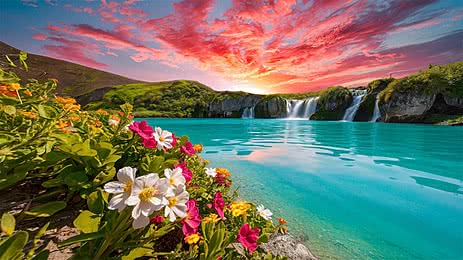
#> input picture Assignment 5/Sample.jpg, 463 x 260 px
$ python ip.py
#> lines starting #> are read from the running program, lines starting #| are printed output that depends on the picture; after the words box and inside, x2 and y2 are one past the last pixel; in counts of white or black regions, pixels touching at a corner belong together; long printed decimals are rounded
# Name: HITESH
# Roll No: 2301010280
# Course: Image Processing
# Assignment: Intelligent Image Processing System


import cv2
import numpy as np
import matplotlib.pyplot as plt
from skimage.metrics import structural_similarity as ssim

print("Welcome to Intelligent Image Processing System")

# ---------------- STEP 1: LOAD IMAGE ----------------
img = cv2.imread('Sample.jpg')
#> img is the input picture: shape (260, 463, 3); mean B, G, R 99.8, 114.7, 110.7
img = cv2.resize(img, (512, 512))
#> img: shape (512, 512, 3)
gray = cv2.cvtColor(img, cv2.COLOR_BGR2GRAY)

# ---------------- STEP 2: NOISE ----------------
gaussian = gray + np.random.normal(0, 25, gray.shape)
gaussian = np.clip(gaussian, 0, 255).astype(np.uint8)

sp = gray.copy()
prob = 0.02
salt = np.random.rand(*gray.shape) < prob
pepper = np.random.rand(*gray.shape) < prob
sp[salt] = 255
sp[pepper] = 0

# ---------------- STEP 3: RESTORATION ----------------
mean = cv2.blur(gaussian, (5,5))
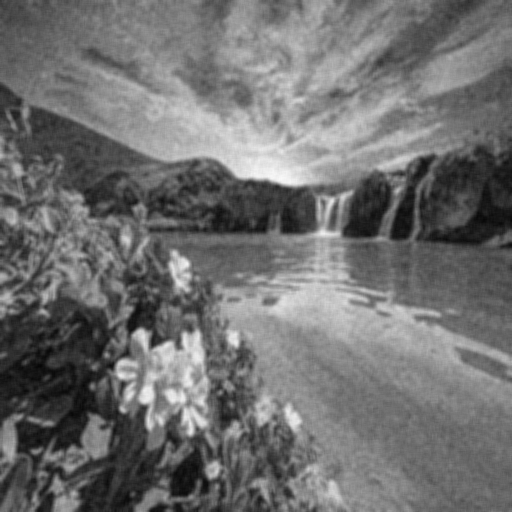
#> mean: shape (512, 512); min 5, max 249, mean 111.4
median = cv2.medianBlur(sp, 5)
gauss = cv2.GaussianBlur(gaussian, (5,5), 0)

# Contrast Enhancement
enhanced = cv2.equalizeHist(gray)

# ---------------- STEP 4: SEGMENTATION ----------------
blur = cv2.GaussianBlur(enhanced, (5,5), 0)
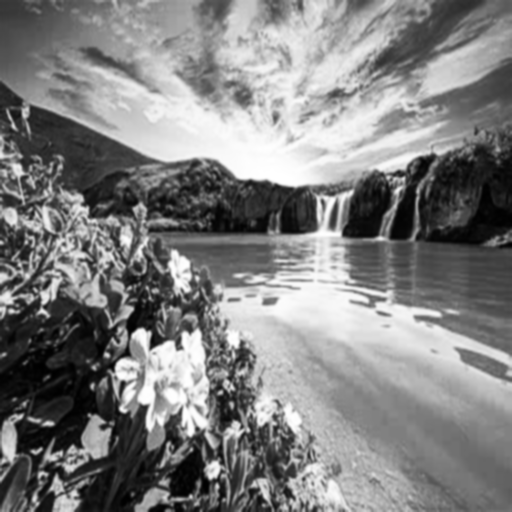
#> blur: shape (512, 512); min 0, max 255, mean 128.2

_, otsu = cv2.threshold(blur, 0, 255,
                       cv2.THRESH_BINARY_INV + cv2.THRESH_OTSU)
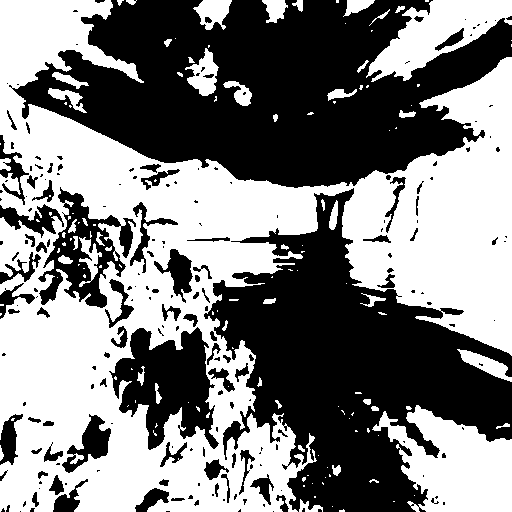
#> otsu: shape (512, 512); 50.2% white; 207 black regions (127 under 20 px), largest, box (x1, y1, x2, y2) and area: (9, 0, 512, 188) 57824, (204, 188, 512, 512) 47642, (109, 327, 219, 450) 7553

kernel = np.ones((5,5), np.uint8)

opening = cv2.morphologyEx(otsu, cv2.MORPH_OPEN, kernel)
#> opening: shape (512, 512); 47.4% white; 57 white regions (1 under 20 px), largest, box (x1, y1, x2, y2) and area: (0, 0, 349, 512) 70299, (342, 57, 512, 354) 28464, (374, 407, 512, 512) 8510
closing = cv2.morphologyEx(opening, cv2.MORPH_CLOSE, kernel)
#> closing: shape (512, 512); 49.2% white; 31 white regions, largest, box (x1, y1, x2, y2) and area: (0, 0, 349, 512) 81076, (342, 57, 512, 354) 28942, (374, 407, 512, 512) 8575

# ---------------- STEP 5: EDGE + FEATURES ----------------
canny = cv2.Canny(gray, 100, 200)
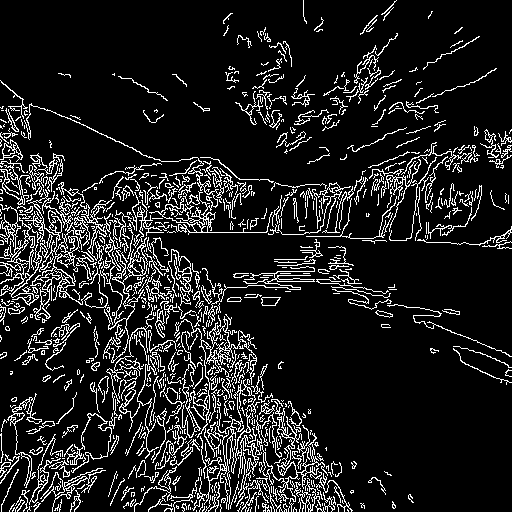
#> canny: shape (512, 512); 12.2% white in thin lines or dots

contours, _ = cv2.findContours(closing, cv2.RETR_EXTERNAL, cv2.CHAIN_APPROX_SIMPLE)
#> contours = 29 contours, 5 with area under 20; largest, box (x1, y1, x2, y2) and area: (0, 0, 349, 512) 92846, (342, 57, 512, 354) 28636, (374, 407, 512, 512) 8310, (369, 0, 512, 80) 5520, (188, 52, 218, 96) 770
contour_img = img.copy()

for cnt in contours:
    area = cv2.contourArea(cnt)
    if area > 3000:
        x, y, w, h = cv2.boundingRect(cnt)
        cv2.rectangle(contour_img, (x,y), (x+w, y+h), (0,255,0), 2)
#> this loop made 29 passes
#> (area, x, y, w, h) on passes 5, 21, 23, 29: (8310.5, 374, 407, 138, 105), (28635.5, 342, 57, 170, 297), (5520, 369, 0, 143, 80), (92846, 0, 0, 349, 512)
#> area on passes 1, 2, 7, 9, 10, 12: 26, 37.5, 556.5, 24.5, 54.5, 265
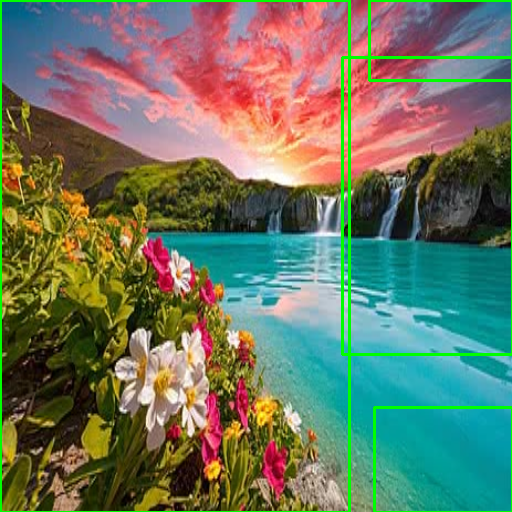
#> contour_img: shape (512, 512, 3); mean B, G, R 96.1, 118.4, 107.4

orb = cv2.ORB_create()
kp, des = orb.detectAndCompute(gray, None)
#> kp = 500 keypoints; strongest (x, y, size): (121, 409, 44.6), (143, 333, 111.1), (145, 406, 44.6), (149, 332, 37.2)
orb_img = cv2.drawKeypoints(img, kp, None, color=(0,255,0))
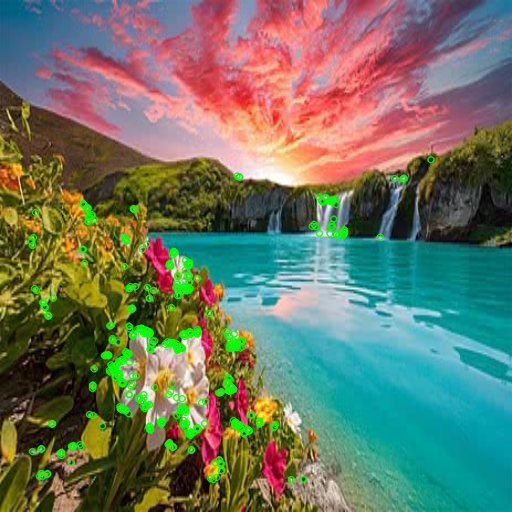
#> orb_img: shape (512, 512, 3); mean B, G, R 97.5, 117.7, 107.1
#| MSE: 113.422

# ---------------- STEP 6: METRICS ----------------
def mse(img1, img2):
    return np.mean((img1 - img2) ** 2)

def psnr(img1, img2):
    m = mse(img1, img2)
#> m = 113.4
    if m == 0:
        return 100
    return 20 * np.log10(255 / np.sqrt(m))

print("\n--- Performance ---")
print("MSE:", mse(gray, enhanced))
print("PSNR:", psnr(gray, enhanced))
#| PSNR: 27.584
print("SSIM:", ssim(gray, enhanced))
#| SSIM: 0.8775

# ---------------- STEP 7: FINAL DISPLAY ----------------
plt.figure(figsize=(12,10))

images = [
    img, gaussian, median,
    enhanced, otsu, contour_img,
    orb_img
]

titles = [
    "Original", "Noisy", "Restored",
    "Enhanced", "Segmented", "Contours",
    "ORB Features"
]

for i in range(len(images)):
    plt.subplot(3,3,i+1)

    if len(images[i].shape) == 3:
        plt.imshow(cv2.cvtColor(images[i], cv2.COLOR_BGR2RGB))
    else:
        plt.imshow(images[i], cmap='gray')

    plt.title(titles[i])
    plt.axis('off')
#> this loop made 7 passes

plt.tight_layout()
plt.show()
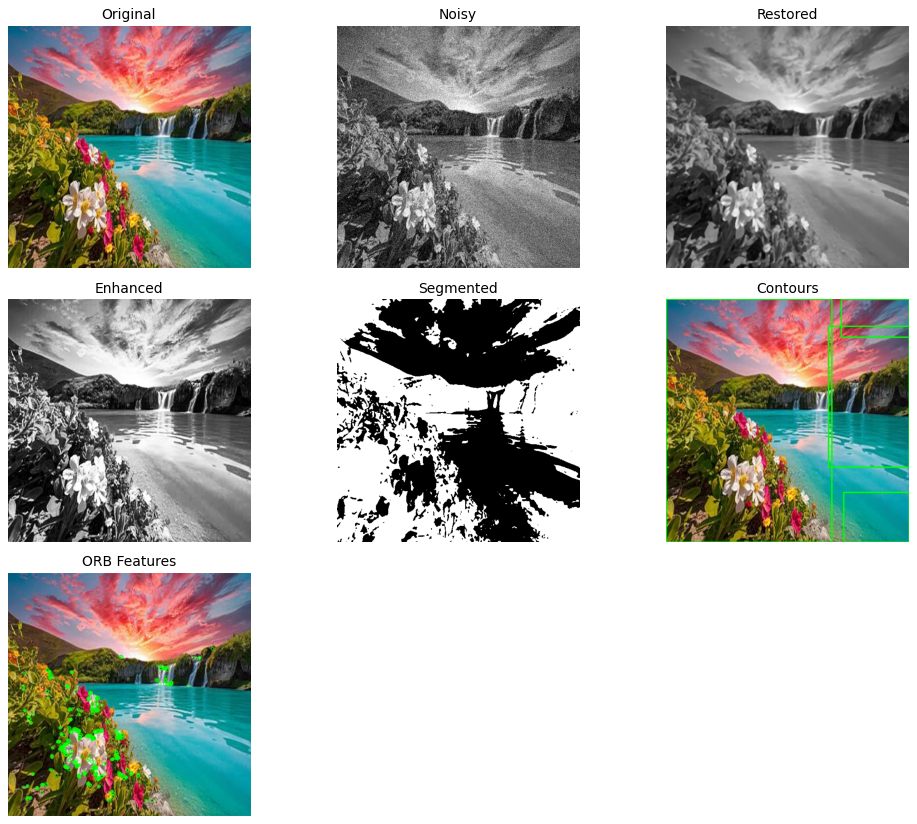
#> figure drawn by matplotlib, 7 panels

print("\nConclusion:")
print("The system successfully enhances, restores, segments, and extracts features from the image.")
